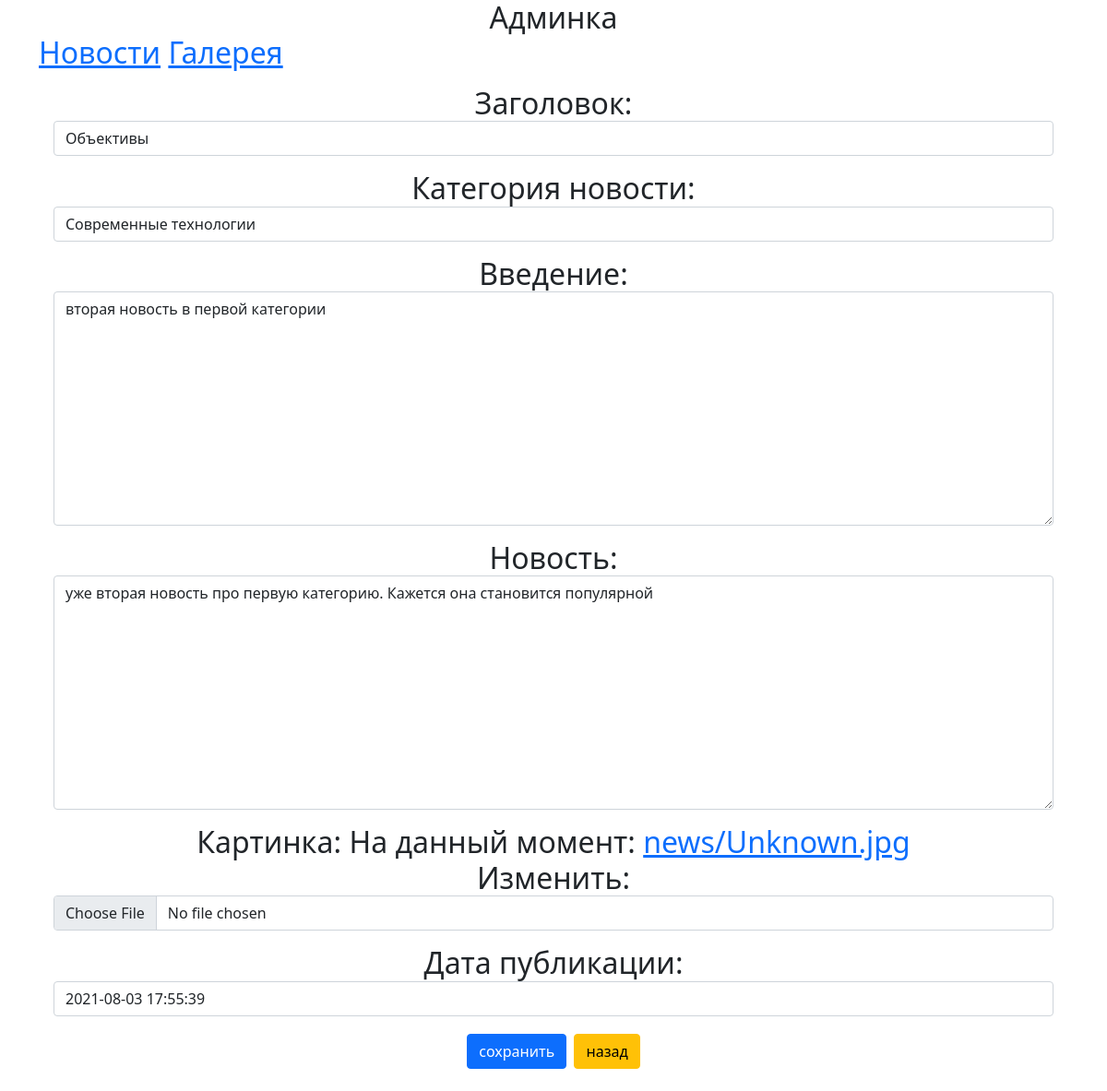
Page /myadmin/update/2/ on the earlier database version.
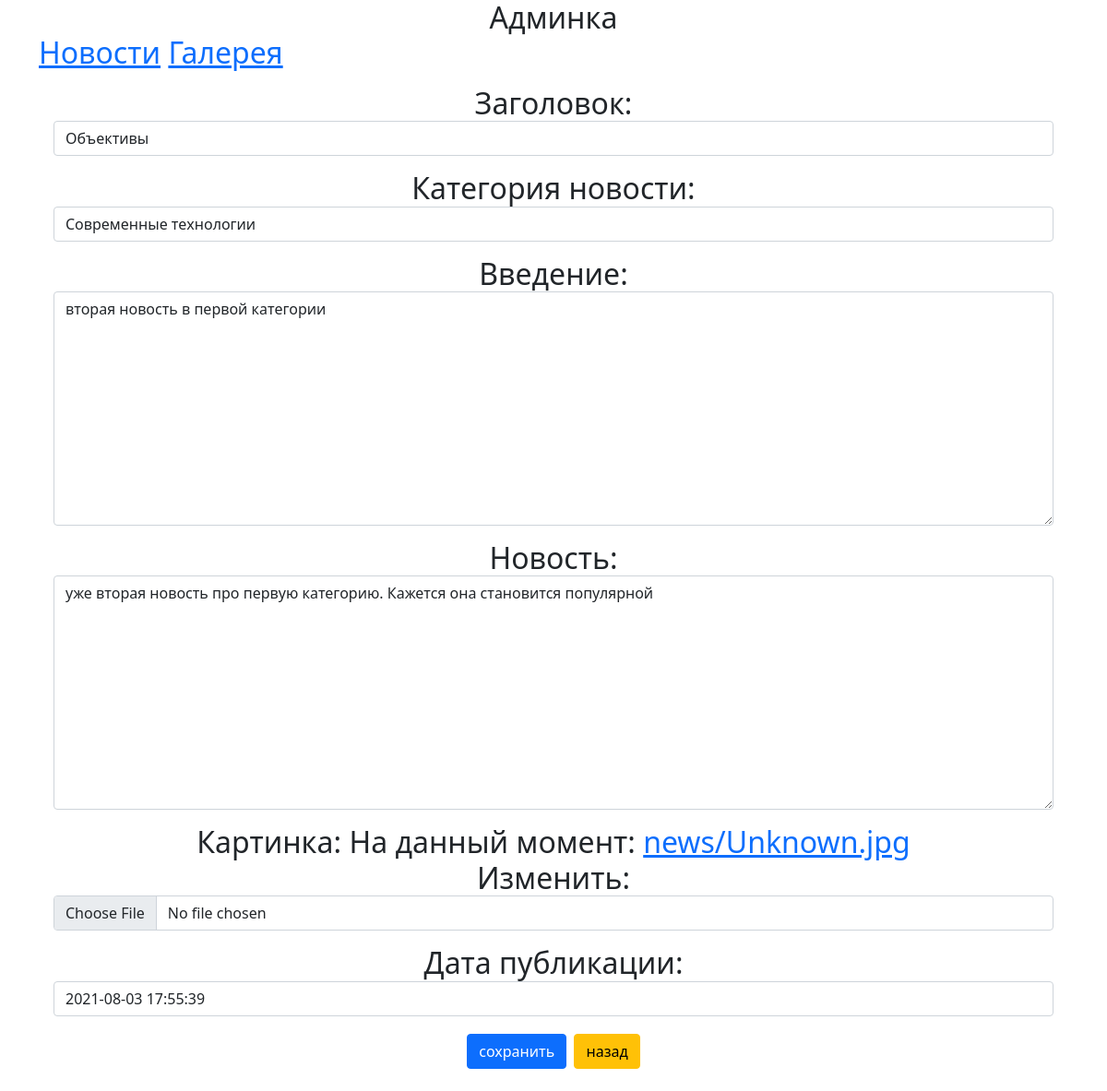
Same page on the later database version.
### news/models.py (models this page shows, shortened)
class News (models.Model):
    title = models.CharField(max_length=150, verbose_name='Заголовок')
    category = models.ForeignKey(Category, on_delete=models.CASCADE, verbose_name='Категория новости')
    intro = models.TextField(verbose_name='Введение')
    body = models.TextField(verbose_name='Новость')
    image = models.ImageField(upload_to='news/', verbose_name='Картинка')
    created_at = models.DateTimeField(verbose_name='Дата создания', auto_now_add=True)
    publish_at = models.DateTimeField(verbose_name='Дата публикации')
    is_active = models.BooleanField(default=True)
    class Meta:
        verbose_name = 'новость'
        verbose_name_plural = 'новости'

class Category(models.Model):
    title = models.CharField(max_length=150, verbose_name='Название категории новостей')
    is_active =  models.BooleanField(default=True, verbose_name='Отображать')
    def __str__(self):
        return  self.title
    class Meta:
        verbose_name = 'категорию'
        verbose_name_plural = 'категории'

### adminapp/views/news.py (the view)
# urls.py: path('update/<pk>/', admin_views.NewsUpdateView.as_view(), name='news_update'),
class NewsUpdateView(UpdateView):
    model = News
    template_name = 'adminapp/news_form.html'
    form_class = NewEditForm
    success_url = reverse_lazy('adminapp:news_list')

### adminapp/forms.py
class NewEditForm(forms.ModelForm):
    class Meta:
        model = News
        exclude = ('is_active',)
    def __init__(self, *args, **kwargs):
        super().__init__(*args, **kwargs)
        for field_name, field in self.fields.items():
            field.widget.attrs['class'] = 'form-control'
            field.help_texts = ''

### adminapp/templates/adminapp/news_form.html (shortened to what this page needs)
{% extends 'adminapp/base.html' %}
{% block content %}
    <div class="row">
    <div class="col-12">
        <div class="card>">
            <div class="card-body">
                <form method="post" enctype="multipart/form-data">
                    {{ form.as_p }}
                    <input type="submit" value="сохранить" class="btn btn-primary">
                    <a href="{% url 'adminapp:news_list' %}" class="btn btn-warning">назад</a>
                </form>
            </div>
        </div>
    </div>
    </div>
{% endblock  %}

Differences in the rows shown:
changed News "вторая новость в первой категории": category "Современные технологии" → "Cовременные технологии"
